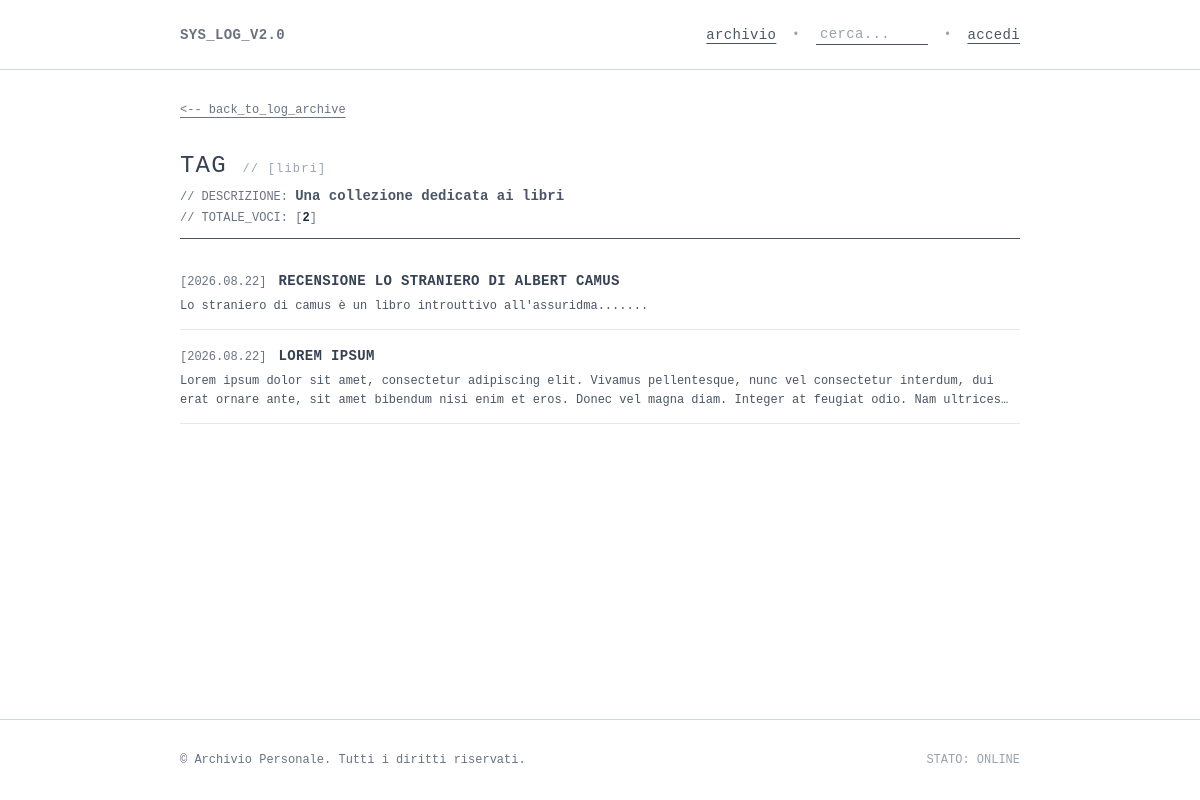
/tag/5/, run on the app's committed database.
### blog_app/models.py (models this page shows, shortened)
class Tag(models.Model):
    name = models.CharField(max_length=50, unique=True)
    description = models.TextField(blank=True, null=True)
    class Meta:
        ordering = ['name']

class Post(models.Model):
    author = models.ForeignKey(User, on_delete=models.CASCADE, related_name='posts')
    title = models.CharField(max_length=200)
    text = models.TextField()
    date = models.DateTimeField(auto_now_add=True)
    tags = models.ManyToManyField(Tag, related_name='posts', blank=True)
    likes = models.ManyToManyField(User, related_name='liked_posts', blank=True)
    class Meta:
        verbose_name_plural = 'posts'

### blog_app/views.py (the view)
# urls.py: path('tag/<int:tag_id>/', views.tag, name='tag'),
def tag(request, tag_id):
    tag = get_object_or_404(Tag, id=tag_id)
    posts = tag.posts.all()
    context = {
        'tag': tag,
        'posts': posts,
    }
    return render(request, 'blog_app/tag.html', context)

### blog_app/templates/blog_app/tag.html (shortened to what this page needs)
{% extends 'blog_app/base.html' %}
{% block content %}
<div class="mb-6 sm:mb-8 font-mono text-xs">
  <a href="{% url 'blog_app:posts' %}" class="text-gray-500 dark:text-gray-400 hover:text-black dark:hover:text-white underline underline-offset-4">
    &lt;-- back_to_log_archive
  </a>
</div>
<div class="w-full font-mono">
  <div class="flex flex-col sm:flex-row sm:justify-between sm:items-start border-b border-gray-600 dark:border-gray-700 pb-3 mb-6 sm:mb-8 gap-3">
    <div class="space-y-1">
      <h1 class="text-xl sm:text-2xl font-mono uppercase tracking-wider text-gray-700 dark:text-gray-200 break-words">
        TAG <span class="text-xs font-normal lowercase text-gray-400 dark:text-gray-500">// [{{ tag.name|lower }}]</span>
      </h1>
      {% if tag.description %}
        <div class="text-xs text-gray-500 dark:text-gray-400 break-words">
          // DESCRIZIONE: <span class="font-mono font-bold text-gray-600 dark:text-gray-300 text-xs sm:text-sm">
            {{ tag.description }}
          </span>
        </div>
      {% endif %}
      <div class="text-xs text-gray-500 dark:text-gray-400">
        // TOTALE_VOCI: [<strong class="text-gray-800 dark:text-gray-200 font-bold">{{ posts.count }}</strong>]
      </div>
    </div>
  </div>
  <div class="space-y-4 text-xs">
    {% for post in posts %}
      <div class="border-b border-gray-200 dark:border-gray-800 pb-3">
        <div class="flex flex-wrap items-baseline gap-2 sm:gap-3">
          <span class="text-gray-500 dark:text-gray-400 font-mono text-xs shrink-0">[{{ post.date|date:"Y.m.d" }}]</span>
          <a href="{% url 'blog_app:post' post.id %}" class="font-mono font-bold text-gray-700 dark:text-gray-200 hover:text-black dark:hover:text-white hover:underline uppercase tracking-wide text-xs sm:text-sm break-words">
            {{ post.title }}
          </a>
        </div>
        <p class="text-gray-600 dark:text-gray-400 font-mono text-xs mt-1.5 line-clamp-2 leading-relaxed break-words">
          {{ post.text|striptags }}
        </p>
      </div>
    {% empty %}
      <div class="text-xs text-gray-400 dark:text-gray-500 italic">
        // nessun post registrato con questo tag.
      </div>
    {% endfor %}
  </div>
</div>
{% endblock content %}

### data on the page
Tag: name "libri", description "Una collezione dedicata ai libri"
Post: date "2026.08.22", title "RECENSIONE LO STRANIERO DI ALBERT CAMUS", text "Lo straniero di camus è un libro introuttivo all'assuridma......."
Post: date "2026.08.22", title "LOREM IPSUM", text "Lorem ipsum dolor sit amet, consectetur adipiscing elit. Vivamus pellentesque, nunc vel consectetur interdum, dui erat ornare ante, sit amet bibendum nisi enim et eros. Donec vel magna diam. Integer at feugiat odio. Nam…"

### other printed values
{{ posts.count }} "2"
